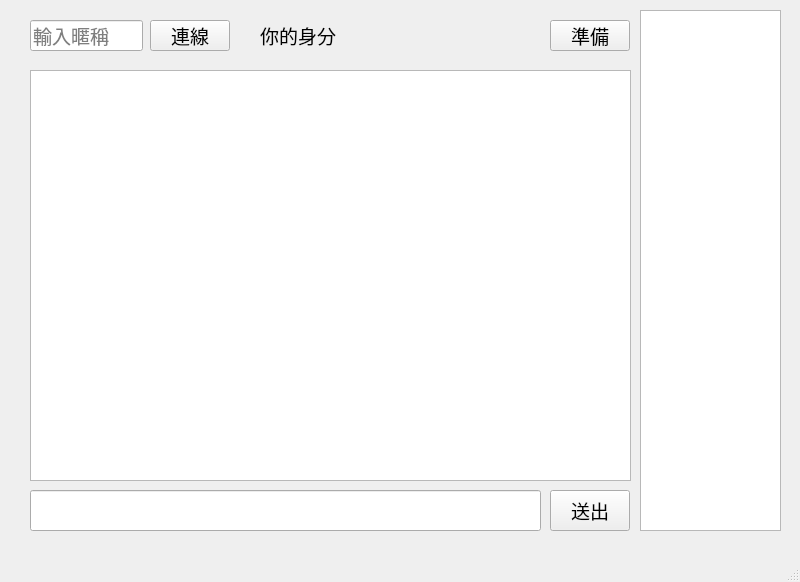
<?xml version="1.0" encoding="UTF-8"?>
<ui version="4.0">
 <class>MainWindow</class>
 <widget class="QMainWindow" name="MainWindow">
  <property name="geometry">
   <rect>
    <x>0</x>
    <y>0</y>
    <width>800</width>
    <height>582</height>
   </rect>
  </property>
  <property name="windowTitle">
   <string>MainWindow</string>
  </property>
  <widget class="QWidget" name="centralwidget">
   <widget class="QTextEdit" name="textEdit">
    <property name="geometry">
     <rect>
      <x>30</x>
      <y>70</y>
      <width>601</width>
      <height>411</height>
     </rect>
    </property>
    <property name="font">
     <font>
      <family>Times New Roman</family>
      <pointsize>14</pointsize>
     </font>
    </property>
    <property name="readOnly">
     <bool>true</bool>
    </property>
   </widget>
   <widget class="QPushButton" name="pushButton">
    <property name="geometry">
     <rect>
      <x>550</x>
      <y>490</y>
      <width>80</width>
      <height>41</height>
     </rect>
    </property>
    <property name="font">
     <font>
      <family>微軟正黑體</family>
      <pointsize>14</pointsize>
     </font>
    </property>
    <property name="text">
     <string>送出</string>
    </property>
    <property name="shortcut">
     <string>Return</string>
    </property>
   </widget>
   <widget class="QLineEdit" name="nickname_edit">
    <property name="geometry">
     <rect>
      <x>30</x>
      <y>20</y>
      <width>113</width>
      <height>31</height>
     </rect>
    </property>
    <property name="font">
     <font>
      <family>Times New Roman</family>
      <pointsize>14</pointsize>
     </font>
    </property>
    <property name="placeholderText">
     <string>輸入暱稱</string>
    </property>
   </widget>
   <widget class="QListView" name="listView">
    <property name="geometry">
     <rect>
      <x>640</x>
      <y>10</y>
      <width>141</width>
      <height>521</height>
     </rect>
    </property>
    <property name="font">
     <font>
      <pointsize>14</pointsize>
     </font>
    </property>
   </widget>
   <widget class="QPushButton" name="connect_b">
    <property name="geometry">
     <rect>
      <x>150</x>
      <y>20</y>
      <width>80</width>
      <height>31</height>
     </rect>
    </property>
    <property name="font">
     <font>
      <family>微軟正黑體</family>
      <pointsize>14</pointsize>
     </font>
    </property>
    <property name="text">
     <string>連線</string>
    </property>
   </widget>
   <widget class="QLineEdit" name="msg_edit">
    <property name="geometry">
     <rect>
      <x>30</x>
      <y>490</y>
      <width>511</width>
      <height>41</height>
     </rect>
    </property>
    <property name="font">
     <font>
      <family>Times New Roman</family>
      <pointsize>14</pointsize>
     </font>
    </property>
   </widget>
   <widget class="QLabel" name="label">
    <property name="geometry">
     <rect>
      <x>260</x>
      <y>25</y>
      <width>191</width>
      <height>21</height>
     </rect>
    </property>
    <property name="font">
     <font>
      <family>微軟正黑體</family>
      <pointsize>14</pointsize>
     </font>
    </property>
    <property name="text">
     <string>你的身分</string>
    </property>
   </widget>
   <widget class="QPushButton" name="ready_b">
    <property name="geometry">
     <rect>
      <x>550</x>
      <y>20</y>
      <width>80</width>
      <height>31</height>
     </rect>
    </property>
    <property name="font">
     <font>
      <family>微軟正黑體</family>
      <pointsize>14</pointsize>
     </font>
    </property>
    <property name="text">
     <string>準備</string>
    </property>
    <property name="shortcut">
     <string>Return</string>
    </property>
   </widget>
  </widget>
  <widget class="QMenuBar" name="menubar">
   <property name="geometry">
    <rect>
     <x>0</x>
     <y>0</y>
     <width>800</width>
     <height>20</height>
    </rect>
   </property>
  </widget>
  <widget class="QStatusBar" name="statusbar"/>
 </widget>
 <resources/>
 <connections/>
</ui>
